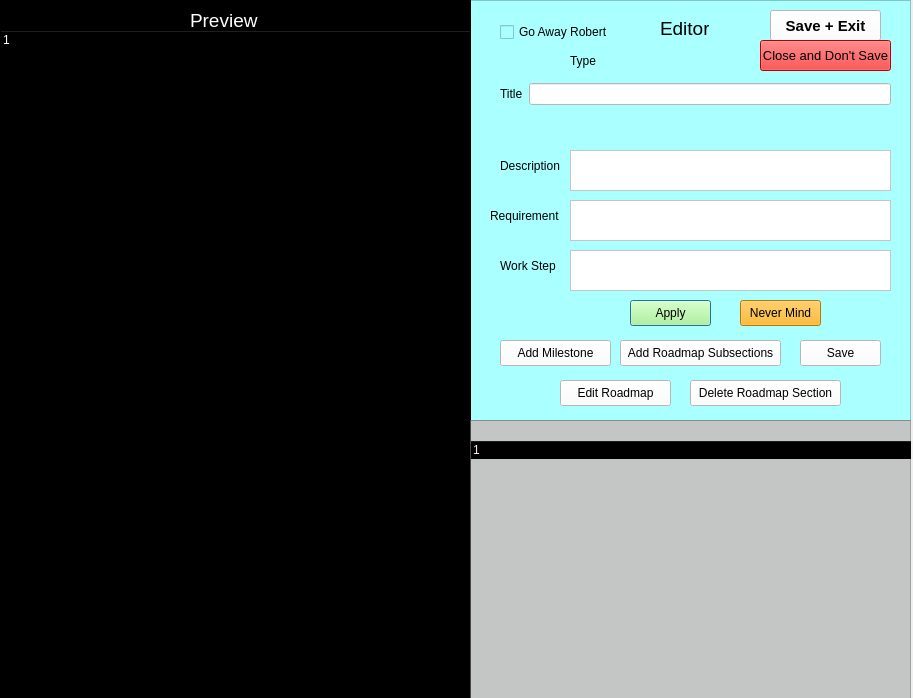
<?xml version="1.0" encoding="UTF-8"?>
<ui version="4.0">
 <class>Dialog</class>
 <widget class="QDialog" name="Dialog">
  <property name="geometry">
   <rect>
    <x>0</x>
    <y>0</y>
    <width>913</width>
    <height>698</height>
   </rect>
  </property>
  <property name="windowTitle">
   <string>Dialog</string>
  </property>
  <widget class="QLabel" name="label_4">
   <property name="geometry">
    <rect>
     <x>660</x>
     <y>20</y>
     <width>49</width>
     <height>16</height>
    </rect>
   </property>
   <property name="font">
    <font>
     <pointsize>14</pointsize>
    </font>
   </property>
   <property name="text">
    <string>Editor</string>
   </property>
  </widget>
  <widget class="QFrame" name="preview_frame">
   <property name="geometry">
    <rect>
     <x>0</x>
     <y>0</y>
     <width>471</width>
     <height>731</height>
    </rect>
   </property>
   <property name="styleSheet">
    <string notr="true">background-color: rgb(0, 0, 0);
color: rgb(255, 255, 255);</string>
   </property>
   <property name="frameShape">
    <enum>QFrame::Shape::StyledPanel</enum>
   </property>
   <property name="frameShadow">
    <enum>QFrame::Shadow::Raised</enum>
   </property>
   <widget class="QLabel" name="label_5">
    <property name="geometry">
     <rect>
      <x>190</x>
      <y>10</y>
      <width>71</width>
      <height>20</height>
     </rect>
    </property>
    <property name="font">
     <font>
      <pointsize>14</pointsize>
     </font>
    </property>
    <property name="text">
     <string>Preview</string>
    </property>
   </widget>
   <widget class="QTreeWidget" name="preview_text">
    <property name="geometry">
     <rect>
      <x>0</x>
      <y>30</y>
      <width>471</width>
      <height>661</height>
     </rect>
    </property>
    <property name="font">
     <font>
      <pointsize>12</pointsize>
     </font>
    </property>
    <property name="styleSheet">
     <string notr="true">color: rgb(255, 255, 255);
background-color: rgba(255, 255, 255, 0);</string>
    </property>
    <column>
     <property name="text">
      <string notr="true">1</string>
     </property>
    </column>
   </widget>
  </widget>
  <widget class="QFrame" name="frame_2">
   <property name="geometry">
    <rect>
     <x>470</x>
     <y>420</y>
     <width>441</width>
     <height>341</height>
    </rect>
   </property>
   <property name="styleSheet">
    <string notr="true">background-color: rgba(130, 136, 133, 100);
color: rgb(255, 255, 255);</string>
   </property>
   <property name="frameShape">
    <enum>QFrame::Shape::StyledPanel</enum>
   </property>
   <property name="frameShadow">
    <enum>QFrame::Shadow::Raised</enum>
   </property>
   <widget class="QTreeWidget" name="context_tree">
    <property name="geometry">
     <rect>
      <x>0</x>
      <y>20</y>
      <width>451</width>
      <height>281</height>
     </rect>
    </property>
    <property name="font">
     <font>
      <pointsize>15</pointsize>
     </font>
    </property>
    <property name="styleSheet">
     <string notr="true">background-color: rgba(255, 255, 255, 0);
color: rgb(255, 238, 230);</string>
    </property>
    <column>
     <property name="text">
      <string notr="true">1</string>
     </property>
    </column>
   </widget>
  </widget>
  <widget class="QFrame" name="frame_3">
   <property name="geometry">
    <rect>
     <x>470</x>
     <y>0</y>
     <width>441</width>
     <height>421</height>
    </rect>
   </property>
   <property name="styleSheet">
    <string notr="true">background-color: rgba(170, 255, 255, 255);</string>
   </property>
   <property name="frameShape">
    <enum>QFrame::Shape::StyledPanel</enum>
   </property>
   <property name="frameShadow">
    <enum>QFrame::Shadow::Raised</enum>
   </property>
   <widget class="QLabel" name="item_type_label">
    <property name="geometry">
     <rect>
      <x>100</x>
      <y>50</y>
      <width>131</width>
      <height>21</height>
     </rect>
    </property>
    <property name="text">
     <string>Type</string>
    </property>
   </widget>
   <widget class="QPushButton" name="apply_button">
    <property name="geometry">
     <rect>
      <x>160</x>
      <y>300</y>
      <width>81</width>
      <height>26</height>
     </rect>
    </property>
    <property name="styleSheet">
     <string notr="true">background-color: rgb(170, 255, 127);</string>
    </property>
    <property name="text">
     <string>Apply</string>
    </property>
   </widget>
   <widget class="QPlainTextEdit" name="item_description">
    <property name="geometry">
     <rect>
      <x>100</x>
      <y>150</y>
      <width>321</width>
      <height>41</height>
     </rect>
    </property>
    <property name="styleSheet">
     <string notr="true">background-color: rgb(255, 255, 255);</string>
    </property>
   </widget>
   <widget class="QLabel" name="label_7">
    <property name="geometry">
     <rect>
      <x>500</x>
      <y>160</y>
      <width>61</width>
      <height>131</height>
     </rect>
    </property>
    <property name="text">
     <string>Description</string>
    </property>
   </widget>
   <widget class="QPlainTextEdit" name="item_require">
    <property name="geometry">
     <rect>
      <x>100</x>
      <y>200</y>
      <width>321</width>
      <height>41</height>
     </rect>
    </property>
    <property name="styleSheet">
     <string notr="true">background-color: rgb(255, 255, 255);</string>
    </property>
   </widget>
   <widget class="QPlainTextEdit" name="item_work_step">
    <property name="geometry">
     <rect>
      <x>100</x>
      <y>250</y>
      <width>321</width>
      <height>41</height>
     </rect>
    </property>
    <property name="styleSheet">
     <string notr="true">background-color: rgb(255, 255, 255);</string>
    </property>
   </widget>
   <widget class="QLabel" name="description_label">
    <property name="geometry">
     <rect>
      <x>30</x>
      <y>150</y>
      <width>61</width>
      <height>31</height>
     </rect>
    </property>
    <property name="styleSheet">
     <string notr="true">background-color: rgba(255, 255, 255, 0);</string>
    </property>
    <property name="text">
     <string>Description</string>
    </property>
   </widget>
   <widget class="QLabel" name="require_label">
    <property name="geometry">
     <rect>
      <x>20</x>
      <y>200</y>
      <width>71</width>
      <height>31</height>
     </rect>
    </property>
    <property name="styleSheet">
     <string notr="true">background-color: rgba(255, 255, 255, 0);</string>
    </property>
    <property name="text">
     <string>Requirement</string>
    </property>
   </widget>
   <widget class="QLabel" name="work_step_label">
    <property name="geometry">
     <rect>
      <x>30</x>
      <y>250</y>
      <width>71</width>
      <height>31</height>
     </rect>
    </property>
    <property name="styleSheet">
     <string notr="true">background-color: rgba(255, 255, 255, 0);</string>
    </property>
    <property name="text">
     <string>Work Step</string>
    </property>
   </widget>
   <widget class="QPushButton" name="never_mind_button">
    <property name="geometry">
     <rect>
      <x>270</x>
      <y>300</y>
      <width>81</width>
      <height>26</height>
     </rect>
    </property>
    <property name="styleSheet">
     <string notr="true">background-color: rgb(255, 170, 0);</string>
    </property>
    <property name="text">
     <string>Never Mind</string>
    </property>
   </widget>
   <widget class="QPushButton" name="save_exit_button_2">
    <property name="geometry">
     <rect>
      <x>300</x>
      <y>10</y>
      <width>111</width>
      <height>31</height>
     </rect>
    </property>
    <property name="font">
     <font>
      <pointsize>11</pointsize>
      <bold>true</bold>
     </font>
    </property>
    <property name="styleSheet">
     <string notr="true">background-color: rgb(255, 255, 255);</string>
    </property>
    <property name="text">
     <string>Save + Exit</string>
    </property>
   </widget>
   <widget class="QPushButton" name="add_milestone">
    <property name="geometry">
     <rect>
      <x>30</x>
      <y>340</y>
      <width>111</width>
      <height>26</height>
     </rect>
    </property>
    <property name="styleSheet">
     <string notr="true">background-color: rgb(255, 255, 255);</string>
    </property>
    <property name="text">
     <string>Add Milestone</string>
    </property>
   </widget>
   <widget class="QPushButton" name="add_button">
    <property name="geometry">
     <rect>
      <x>150</x>
      <y>340</y>
      <width>161</width>
      <height>26</height>
     </rect>
    </property>
    <property name="styleSheet">
     <string notr="true">background-color: rgb(255, 255, 255);</string>
    </property>
    <property name="text">
     <string>Add Roadmap Subsections</string>
    </property>
   </widget>
   <widget class="QPushButton" name="save_button">
    <property name="geometry">
     <rect>
      <x>330</x>
      <y>340</y>
      <width>81</width>
      <height>26</height>
     </rect>
    </property>
    <property name="styleSheet">
     <string notr="true">background-color: rgb(255, 255, 255);</string>
    </property>
    <property name="text">
     <string>Save</string>
    </property>
   </widget>
   <widget class="QPushButton" name="edit_button">
    <property name="geometry">
     <rect>
      <x>90</x>
      <y>380</y>
      <width>111</width>
      <height>26</height>
     </rect>
    </property>
    <property name="styleSheet">
     <string notr="true">background-color: rgb(255, 255, 255);</string>
    </property>
    <property name="text">
     <string>Edit Roadmap</string>
    </property>
   </widget>
   <widget class="QPushButton" name="delete_button">
    <property name="geometry">
     <rect>
      <x>220</x>
      <y>380</y>
      <width>151</width>
      <height>26</height>
     </rect>
    </property>
    <property name="styleSheet">
     <string notr="true">background-color: rgb(255, 255, 255);</string>
    </property>
    <property name="text">
     <string>Delete Roadmap Section</string>
    </property>
   </widget>
   <widget class="QCheckBox" name="go_away">
    <property name="geometry">
     <rect>
      <x>30</x>
      <y>20</y>
      <width>121</width>
      <height>24</height>
     </rect>
    </property>
    <property name="text">
     <string>Go Away Robert</string>
    </property>
   </widget>
   <widget class="QPushButton" name="cancel_button">
    <property name="geometry">
     <rect>
      <x>290</x>
      <y>40</y>
      <width>131</width>
      <height>31</height>
     </rect>
    </property>
    <property name="font">
     <font>
      <family>Segoe UI</family>
      <pointsize>10</pointsize>
      <italic>false</italic>
      <bold>false</bold>
     </font>
    </property>
    <property name="styleSheet">
     <string notr="true">color: rgb(0, 0, 0);
font: 10pt &quot;Segoe UI&quot;;
background-color: rgb(255, 0, 0);</string>
    </property>
    <property name="text">
     <string>Close and Don't Save</string>
    </property>
   </widget>
   <zorder>item_type_label</zorder>
   <zorder>apply_button</zorder>
   <zorder>label_7</zorder>
   <zorder>description_label</zorder>
   <zorder>require_label</zorder>
   <zorder>work_step_label</zorder>
   <zorder>item_require</zorder>
   <zorder>item_description</zorder>
   <zorder>item_work_step</zorder>
   <zorder>never_mind_button</zorder>
   <zorder>save_exit_button_2</zorder>
   <zorder>add_milestone</zorder>
   <zorder>add_button</zorder>
   <zorder>save_button</zorder>
   <zorder>edit_button</zorder>
   <zorder>delete_button</zorder>
   <zorder>go_away</zorder>
   <zorder>cancel_button</zorder>
  </widget>
  <widget class="QWidget" name="layoutWidget">
   <property name="geometry">
    <rect>
     <x>500</x>
     <y>80</y>
     <width>391</width>
     <height>28</height>
    </rect>
   </property>
   <layout class="QHBoxLayout" name="horizontalLayout">
    <item>
     <widget class="QLabel" name="title_label">
      <property name="text">
       <string>Title</string>
      </property>
     </widget>
    </item>
    <item>
     <widget class="QLineEdit" name="item_title">
      <property name="styleSheet">
       <string notr="true">background-color: rgb(255, 255, 255);</string>
      </property>
     </widget>
    </item>
   </layout>
  </widget>
  <widget class="QWidget" name="layoutWidget">
   <property name="geometry">
    <rect>
     <x>500</x>
     <y>110</y>
     <width>391</width>
     <height>28</height>
    </rect>
   </property>
   <layout class="QHBoxLayout" name="horizontalLayout_2">
    <item>
     <widget class="QLabel" name="number_label">
      <property name="text">
       <string>Number</string>
      </property>
     </widget>
    </item>
    <item>
     <widget class="QLineEdit" name="item_number">
      <property name="styleSheet">
       <string notr="true">background-color: rgb(255, 255, 255);</string>
      </property>
     </widget>
    </item>
   </layout>
  </widget>
  <zorder>frame_3</zorder>
  <zorder>layoutWidget</zorder>
  <zorder>layoutWidget</zorder>
  <zorder>label_4</zorder>
  <zorder>preview_frame</zorder>
  <zorder>frame_2</zorder>
 </widget>
 <resources/>
 <connections/>
</ui>
